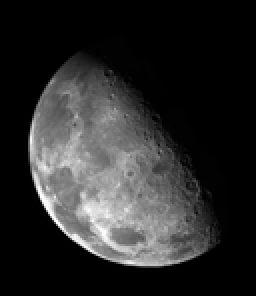
%> input picture HW2/408410094/blurry_moon.tif, 128 x 148 px, shrunk from 466 x 540 before the run (shown 2 times larger)
$ octave hw2.m   (GNU Octave 9; MATLAB toolbox functions it lacks are replaced by stand-ins)
%> lines starting %> are read from the running program, lines starting %| are printed output that depends on the picture

clear;

%read moon
moon_img = imread('./blurry_moon.tif');
%> moon_img is the input picture: size 148x128 uint8; min 0, max 255, mean 42.7
[row, column, numberofchannel] = size(moon_img);%get size
%> row = 148; column = 128; numberofchannel = 1

subplot(231);
imshow(moon_img);
title('original');

%Laplacian of moon
moon_img = im2double(moon_img);
%> moon_img: size 148x128 double
test_moon = moon_img;

%padding
zero_edge_img = zeros(row+2, column+2, numberofchannel);
for k = 1:numberofchannel
    for i = 2:row+1
        for j = 2:column+1
            zero_edge_img(i, j, k) = moon_img(i-1, j-1, k);
        end
    end
end

image = zeros(row, column, numberofchannel);
laplacian_mask = [0 1 0; 1 -4 1; 0 1 0];
for k = 1:numberofchannel
    for i = 2:row+1
        for j = 2:column+1
            for a = 1:3
                for b = 1:3
                    image(i-1, j-1, k) = image(i-1, j-1, k) + zero_edge_img(i-2+a, j-2+b, k)*laplacian_mask(a, b);
                end
            end
        end
    end
end
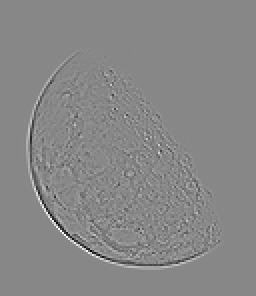
%> image: size 148x128 double (shown 2 times larger); min -1.3, max 1.14, mean 1.88e-19; drawn with min black and max white
laplacian_moon = moon_img - image;
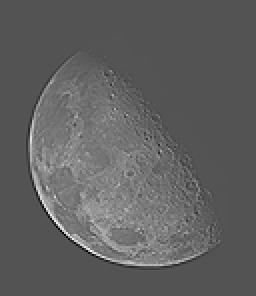
%> laplacian_moon: size 148x128 double (shown 2 times larger); min -1.11, max 2.27, mean 0.167; drawn with min black and max white
subplot(232);
imshow(laplacian_moon);
title('Laplacian');

%High-boost filtering
A = 2;
high_boost_moon = laplacian_moon + (A-1)*moon_img;
subplot(233);
imshow(high_boost_moon);
title('High boost filtering');

%read skeleton
skeleton_img = imread('./skeleton_orig.bmp');
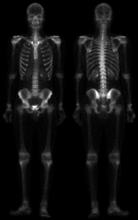
%> input picture HW2/408410094/skeleton_orig.bmp, 138 x 220 px, shrunk from 500 x 800 before the run
%> skeleton_img is the input picture: size 220x138x3 uint8; min 0, max 255, mean 16.9
[row, column, numberofchannel] = size(skeleton_img);%get size
%> row = 220; column = 138; numberofchannel = 3
subplot(234);
imshow(skeleton_img);
title('original');

%Laplacian of moon
skeleton_img = im2double(skeleton_img);
%> skeleton_img: size 220x138x3 double
test_skeletion = skeleton_img;

%padding
zero_edge_img = zeros(row+2, column+2, numberofchannel);
for k=1:numberofchannel
    for i = 2:row+1
        for j = 2:column+1
            zero_edge_img(i, j, k) = skeleton_img(i-1, j-1, k);
        end
    end
end
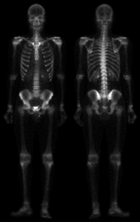
%> zero_edge_img: size 222x140x3 double; min 0, max 1, mean 0.0649

image = zeros(row, column, numberofchannel);
laplacian_mask = [0 1 0; 1 -4 1; 0 1 0];
for k=1:numberofchannel
    for i = 2:row+1
        for j = 2:column+1
            for a = 1:3
                for b = 1:3
                    image(i-1, j-1, k) = image(i-1, j-1, k) + zero_edge_img(i-2+a, j-2+b, k)*laplacian_mask(a, b);
                end
            end
        end
    end
end
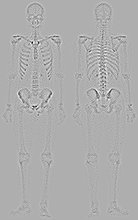
%> image: size 220x138x3 double; min -1.2, max 0.553, mean -1.29e-06; drawn with min black and max white
laplacian_skeleton = skeleton_img - image;
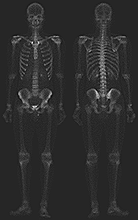
%> laplacian_skeleton: size 220x138x3 double; min -0.376, max 2.09, mean 0.0664; drawn with min black and max white
subplot(235);
imshow(laplacian_skeleton);
title('Laplacian');

%High-boost filtering
A = 3;
high_boost_skeleton = laplacian_skeleton + (A-1)*skeleton_img;
subplot(236);
imshow(high_boost_skeleton);
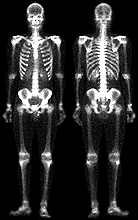
%> displayed picture: size 220x138x3, on the screen's scale of 0 to 255; min 0, max 255, mean 45.2
title('High boost filtering');
